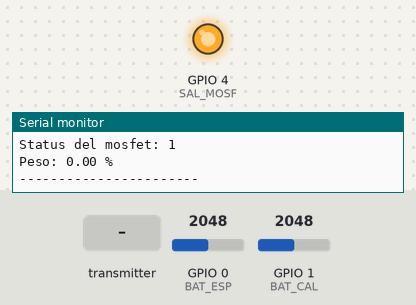
Simulated run of this sketch. Board: ESP32. Shown: output pins drawn as LEDs (lit = HIGH), the last lines printed to the serial monitor. The test bench sets the inputs (shaded band); at power-on: GPIO 0 (BAT_ESP) = 2048, GPIO 1 (BAT_CAL) = 2048.

Above: at 1.8 s.
1.9 s: the transmitter starts sending dato1 = 1024
At 8.2 s:
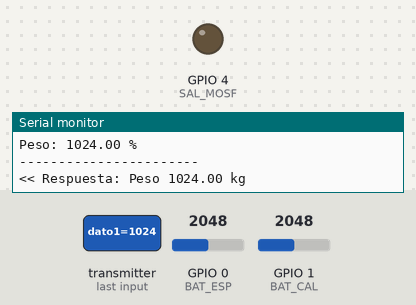
9.1 s: the transmitter starts sending dato1 = 0
At 15.3 s:
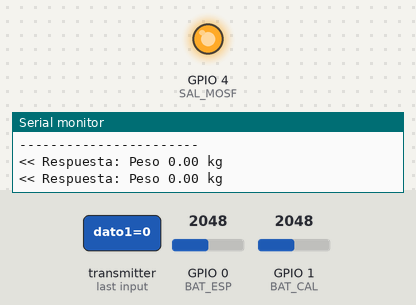
16.1 s: the transmitter starts sending dato1 = 2048
At 22.3 s:
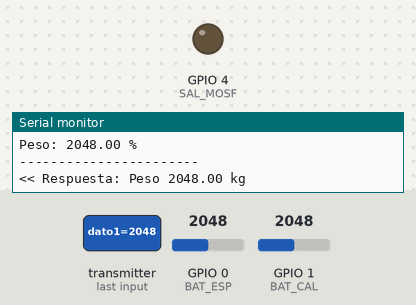
Timing chart, 0 to 23.8 s (numbered marks = the images above; inputs shaded):
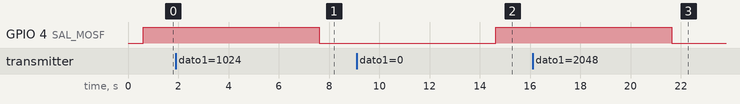

Measured:
- after the input at 1.9 s, GPIO 4 (SAL_MOSF): HIGH → LOW after 5.7 s
- after the input at 9.1 s, GPIO 4 (SAL_MOSF): LOW → HIGH after 5.5 s
- after the input at 16.1 s, GPIO 4 (SAL_MOSF): HIGH → LOW after 5.5 s

The sketch:

Emisor.ino
```cpp
#include <Arduino.h>
#include <esp_now.h>
#include <esp_wifi.h>
#include <WiFi.h>

// --- CONFIGURACIÓN ---
#define TIEMPO_TRANSMISION 7000
#define BAT_CAL 1
#define BAT_ESP 0
#define SAL_MOSF 4

int Status_Mosf = 0;

// !!! MAC DEL RECEPTOR !!!
uint8_t receptorMAC[] = {0x58, 0x8C, 0x81, 0xAE, 0xAE, 0x88};

// Variables globales
int canalEncontrado = 0;
bool conexionEstablecida = false;
float peso = 0;
// Estructura
typedef struct Mensaje {
    int dato1;
    int dato2;
    int dato3 = 2;
    int dato4;
} Mensaje;

Mensaje myData;
Mensaje dataIn;

// --- CALLBACKS ---
// Usaremos esto para saber si "encontramos" al receptor
void OnDataSent(const uint8_t *mac_addr, esp_now_send_status_t status) {
    if (status == ESP_NOW_SEND_SUCCESS) {
        conexionEstablecida = true; // ¡Lo encontramos!
    }
}

void OnDataRecv(const esp_now_recv_info *info, const uint8_t *Rxdata, int data_len) {
    memcpy(&dataIn, Rxdata, sizeof(dataIn));
    peso = dataIn.dato1;
    Serial.printf("<< Respuesta: Peso %.2f kg\n", peso);
}

// --- FUNCIÓN DE CAZA DE CANALES ---
void encontrarCanalReceptor() {
    Serial.println("Iniciando búsqueda del Receptor (Canal 1-13)...");

    Mensaje ping; // Mensaje vacío solo para probar conexión
    ping.dato4 = 999;

    // Bucle infinito hasta encontrarlo
    while (!conexionEstablecida) {
        for (int ch = 1; ch <= 13; ch++) {
            // 1. Cambiar canal WiFi del ESP32
            esp_wifi_set_promiscuous(true);
            esp_wifi_set_channel(ch, WIFI_SECOND_CHAN_NONE);
            esp_wifi_set_promiscuous(false);

            // 2. Registrar el Peer en este nuevo canal
            esp_now_peer_info_t peerInfo;
            memset(&peerInfo, 0, sizeof(peerInfo));
            memcpy(peerInfo.peer_addr, receptorMAC, 6);
            peerInfo.channel = ch;
            peerInfo.encrypt = false;

            // Si ya existe, lo modificamos, si no, lo agregamos
            bool exists = esp_now_is_peer_exist(receptorMAC);
            if (exists) {
                esp_now_del_peer(receptorMAC);
            }
            esp_now_add_peer(&peerInfo);

            // 3. Intentar enviar un paquete
            Serial.printf("Probando Canal %d... ", ch);

            // Forzamos la bandera a false antes de enviar
            conexionEstablecida = false;

            esp_err_t result = esp_now_send(receptorMAC, (uint8_t *)&ping, sizeof(ping));

            // Esperamos un momento para dar tiempo al Callback OnDataSent de ejecutarse
            delay(100);

            // 4. Verificamos si el Callback puso la bandera en true
            if (conexionEstablecida) {
                canalEncontrado = ch;
                Serial.printf("\n¡EXITO! Receptor encontrado en Canal %d\n", canalEncontrado);
                return; // Salimos de la función, ya estamos conectados
            } else {
                Serial.println("Sin respuesta.");
            }
        }
        Serial.println("Barrido completo sin éxito. Reintentando...");
        delay(1000);
    }
}

void setup() {
    Serial.begin(115200);
    delay(500);

    // Configurar en modo Estación (pero sin conectar a nada)
    WiFi.mode(WIFI_STA);
    WiFi.disconnect();

    if (esp_now_init() != ESP_OK) ESP.restart();

    esp_now_register_send_cb(OnDataSent);
    esp_now_register_recv_cb(OnDataRecv);

    pinMode(BAT_CAL, INPUT);
    pinMode(BAT_ESP, INPUT);
    pinMode(SAL_MOSF, OUTPUT);

    // --- AQUÍ OCURRE LA MAGIA ---
    // El código se quedará aquí hasta encontrar al receptor
    encontrarCanalReceptor();
}

void loop() {

    // Cálculos
    myData.dato1 = (analogRead(BAT_CAL) - 1400) * (100 / 850.0);


    int nivel = (analogRead(BAT_ESP)*3)/4095.0;           //pasamos a voltaje analogico
    nivel = ((100*(((nivel)*3)-6))/3.3);
    if (nivel <0){
      nivel = 0;
    }
    myData.dato2 = nivel;

    if ((peso > 5) && (myData.dato1 > 60)) Status_Mosf = 0;
    else Status_Mosf = 1;

    myData.dato3 = Status_Mosf;
    myData.dato4 = 4;

    digitalWrite(SAL_MOSF, Status_Mosf);
    delay(10);

    // --- CORRECCIÓN AQUÍ ---
    // Usamos %d para indicar dónde va el número y \n para saltar de línea
    // También cambiamos BAT_ESP por myData.dato2 (el valor real calculado)
    Serial.printf("Bateria del esp: %d %%\n", myData.dato2);
    Serial.printf("Bateria del calefont: %d %%\n", myData.dato1);
    Serial.printf("Status del mosfet: %d\n", Status_Mosf);
    Serial.printf("Peso: %.2f %%\n", peso);
    Serial.println("-----------------------"); // Separador visual

    esp_now_send(receptorMAC, (uint8_t *)&myData, sizeof(myData));

    delay(TIEMPO_TRANSMISION);
}
```
